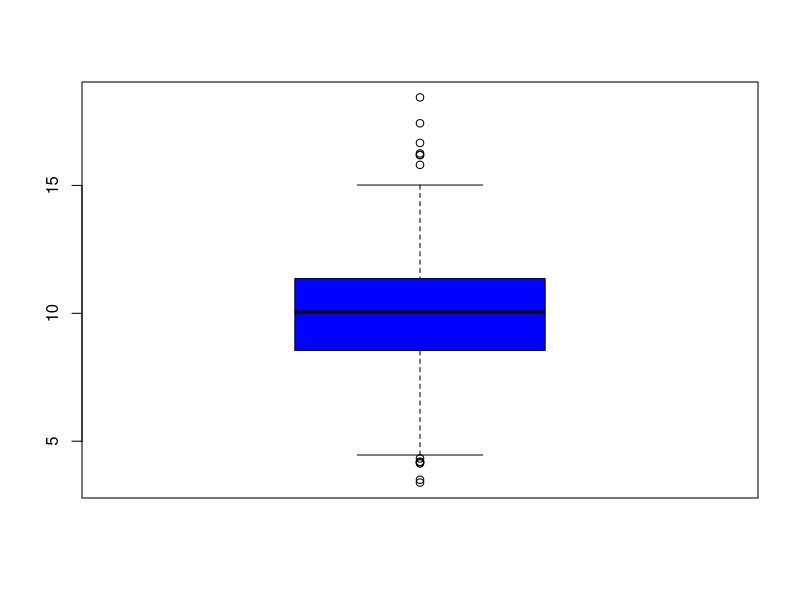

The R source for this figure:
## ---- chunk 1
pollution <- read.csv("data/avgpm25.csv", colClasses = c("numeric", "character", "character"))
head(pollution)
## ---- chunk 2
summary(pollution$pm25)
## ---- chunk 3
boxplot(pollution$pm25, col = "blue")
